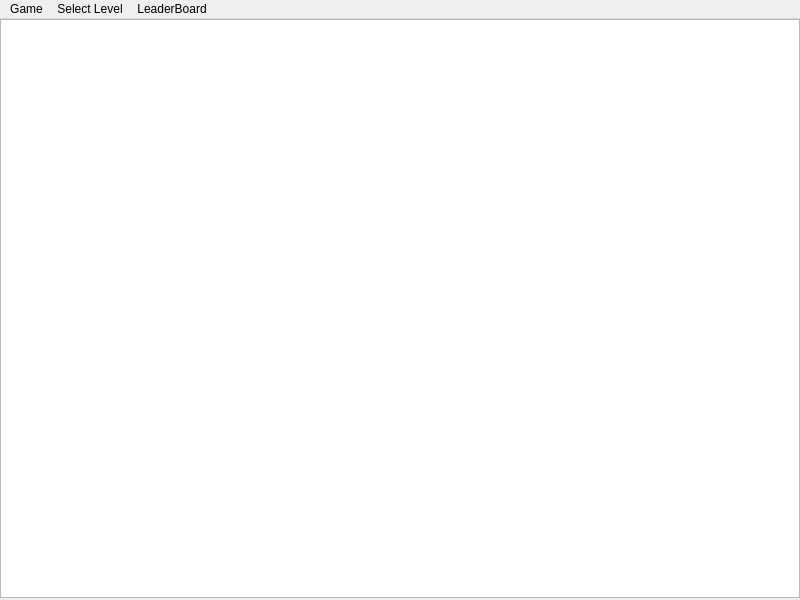
<?xml version="1.0" encoding="UTF-8"?>
<ui version="4.0">
 <class>MainWindow</class>
 <widget class="QMainWindow" name="MainWindow">
  <property name="geometry">
   <rect>
    <x>0</x>
    <y>0</y>
    <width>800</width>
    <height>600</height>
   </rect>
  </property>
  <property name="minimumSize">
   <size>
    <width>800</width>
    <height>600</height>
   </size>
  </property>
  <property name="windowTitle">
   <string>MainWindow</string>
  </property>
  <widget class="QWidget" name="centralwidget">
   <widget class="QStackedWidget" name="stackedWidget">
    <property name="geometry">
     <rect>
      <x>0</x>
      <y>0</y>
      <width>800</width>
      <height>579</height>
     </rect>
    </property>
    <property name="currentIndex">
     <number>1</number>
    </property>
    <widget class="QWidget" name="page">
     <widget class="QGraphicsView" name="graphicsView">
      <property name="geometry">
       <rect>
        <x>0</x>
        <y>0</y>
        <width>800</width>
        <height>579</height>
       </rect>
      </property>
      <property name="verticalScrollBarPolicy">
       <enum>Qt::ScrollBarAsNeeded</enum>
      </property>
      <property name="horizontalScrollBarPolicy">
       <enum>Qt::ScrollBarAsNeeded</enum>
      </property>
      <property name="sizeAdjustPolicy">
       <enum>QAbstractScrollArea::AdjustIgnored</enum>
      </property>
     </widget>
    </widget>
    <widget class="QWidget" name="page_2">
     <widget class="QTableWidget" name="tableWidget">
      <property name="geometry">
       <rect>
        <x>0</x>
        <y>0</y>
        <width>800</width>
        <height>579</height>
       </rect>
      </property>
     </widget>
    </widget>
    <widget class="QWidget" name="MenuPage">
     <widget class="QLabel" name="label_pic">
      <property name="geometry">
       <rect>
        <x>0</x>
        <y>0</y>
        <width>800</width>
        <height>579</height>
       </rect>
      </property>
      <property name="text">
       <string/>
      </property>
      <property name="scaledContents">
       <bool>false</bool>
      </property>
     </widget>
    </widget>
    <widget class="QWidget" name="WinPage">
     <widget class="QLabel" name="label_pic_2">
      <property name="geometry">
       <rect>
        <x>0</x>
        <y>0</y>
        <width>800</width>
        <height>579</height>
       </rect>
      </property>
      <property name="text">
       <string/>
      </property>
     </widget>
    </widget>
   </widget>
  </widget>
  <widget class="QMenuBar" name="menubar">
   <property name="geometry">
    <rect>
     <x>0</x>
     <y>0</y>
     <width>800</width>
     <height>21</height>
    </rect>
   </property>
   <widget class="QMenu" name="menuGame">
    <property name="title">
     <string>Game</string>
    </property>
    <addaction name="actionNew_game"/>
    <addaction name="actionSave"/>
    <addaction name="actionLoad"/>
    <addaction name="actionRestart"/>
   </widget>
   <widget class="QMenu" name="menuSelect_Level">
    <property name="title">
     <string>Select Level</string>
    </property>
    <addaction name="actionLvl_1"/>
    <addaction name="actionLvl_2"/>
    <addaction name="actionLvl_3"/>
    <addaction name="actionLvl_4"/>
    <addaction name="actionLvl_5"/>
   </widget>
   <widget class="QMenu" name="menuLeaderBoard">
    <property name="title">
     <string>LeaderBoard</string>
    </property>
    <addaction name="actionSave_2"/>
    <addaction name="actionLoad_2"/>
   </widget>
   <addaction name="menuGame"/>
   <addaction name="menuSelect_Level"/>
   <addaction name="menuLeaderBoard"/>
  </widget>
  <action name="actionNew_game">
   <property name="text">
    <string>New Game</string>
   </property>
  </action>
  <action name="actionRestart">
   <property name="text">
    <string>Restart</string>
   </property>
  </action>
  <action name="actionEnd">
   <property name="text">
    <string>End</string>
   </property>
  </action>
  <action name="actionLvl_1">
   <property name="text">
    <string>Lvl 1</string>
   </property>
  </action>
  <action name="actionSave">
   <property name="text">
    <string>Save</string>
   </property>
  </action>
  <action name="actionLoad">
   <property name="text">
    <string>Load</string>
   </property>
  </action>
  <action name="actionLvl_2">
   <property name="text">
    <string>Lvl 2</string>
   </property>
  </action>
  <action name="actionLvl_3">
   <property name="text">
    <string>Lvl 3</string>
   </property>
  </action>
  <action name="actionLvl_4">
   <property name="text">
    <string>Lvl 4</string>
   </property>
  </action>
  <action name="actionLvl_5">
   <property name="text">
    <string>Lvl 5</string>
   </property>
  </action>
  <action name="actionSave_2">
   <property name="text">
    <string>Save</string>
   </property>
  </action>
  <action name="actionLoad_2">
   <property name="text">
    <string>Load</string>
   </property>
  </action>
 </widget>
 <resources/>
 <connections/>
</ui>
